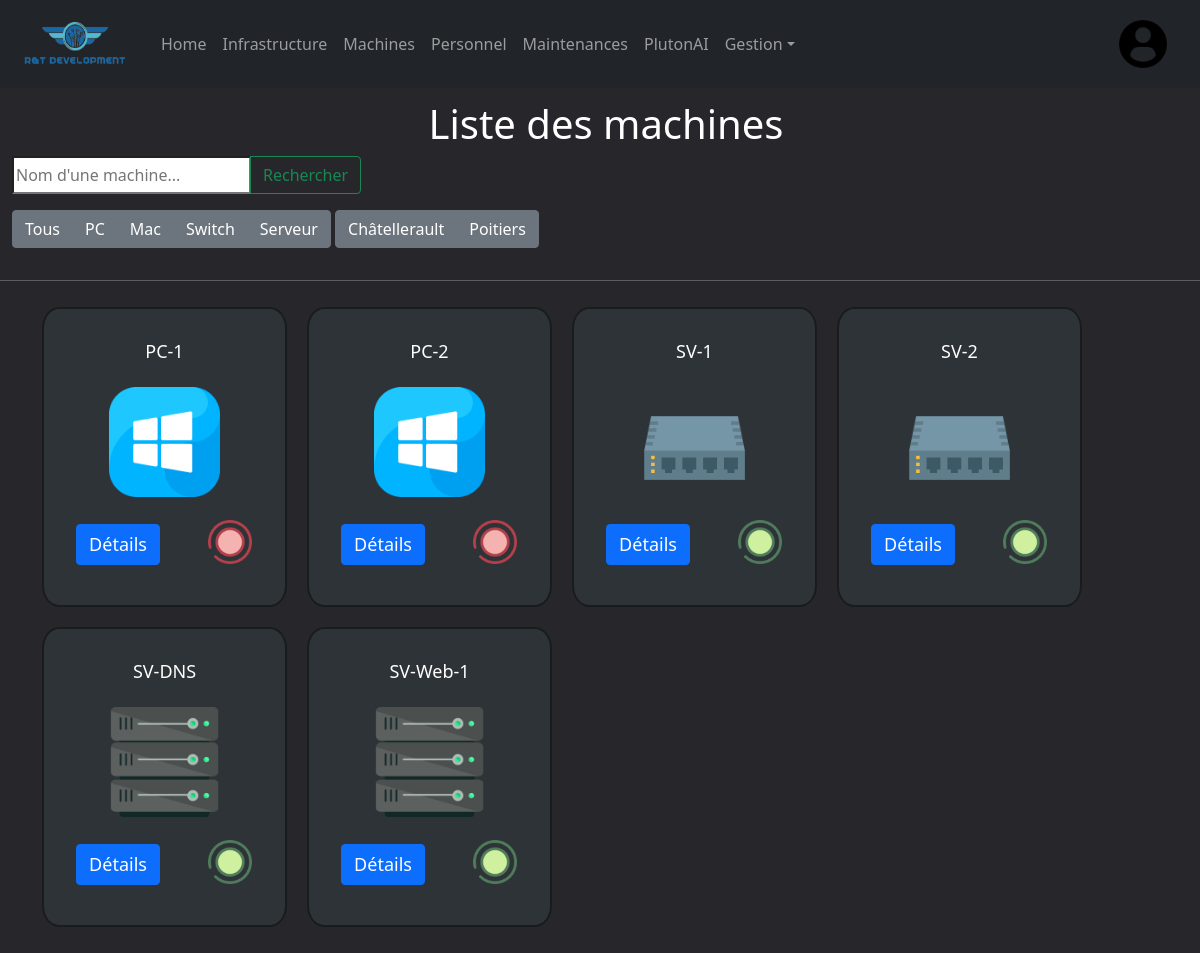
Before: /computerApp/machines/ (signed in) with the older database file.
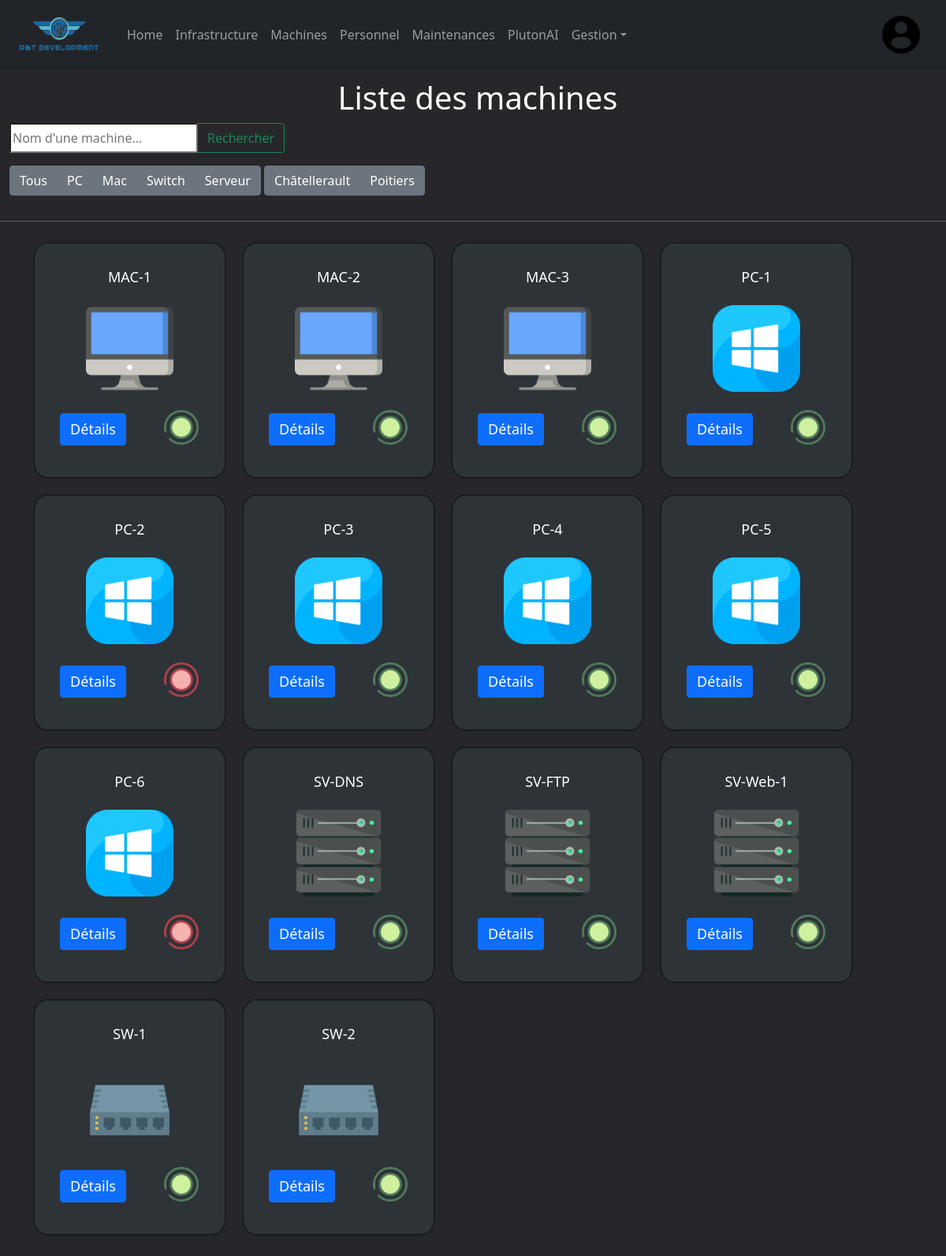
After: the same page with the newer database file.
### computerApp/models.py (models this page shows, shortened)
class Infrastructure(models.Model):
    id = models.AutoField(primary_key=True, editable=False)
    nom = models.CharField(max_length=32)
    machines = models.ManyToManyField(Machine)
    responsable = models.ForeignKey(Personnel, on_delete=models.SET_NULL, null=True)
    usage_percentage = models.FloatField(default=0)

class Machine(models.Model):
    TYPES = (
        ('PC', ('PC - Utilise Windows 11')),
        ('Mac', ('Mac - Utilise MacOS')),
        ('Serveur', ('Serveur - Serveur pour déployer des VM')),
        ('Switch', ('Switch - Maintient et connect des serveurs')),
    )
    id = models.AutoField(primary_key=True, editable=False)
    nom = models.CharField(max_length=32)
    maintenanceDate = models.DateField(default=datetime.now().strftime("%Y-%m-%d"))
    mach = models.CharField(max_length=32, choices=TYPES, default='PC')
    infra = models.ForeignKey('Infrastructure', on_delete=models.PROTECT, null=True)
    responsable = models.ForeignKey(Personnel, on_delete=models.SET_NULL, null=True)
    etat = models.BooleanField(default=False)

### computerApp/views.py (the view)
# urls.py: path('machines/', views.machine_list_view, name='machines'),
@login_required
def machine_list_view(request):
	today = date.today
	machines = Machine.objects.all().order_by('nom')
	query = request.GET.get('query')
	mach = request.GET.get('type')
	infra_id = request.GET.get('infra')
	infrastructures = Infrastructure.objects.all()
	if query:
		machines = machines.filter(nom__icontains=query)
	if mach:
		machines = machines.filter(mach=mach)
	if infra_id:
		machines = machines.filter(infra_id=infra_id)
	context = {'machines': machines, 'today': today, 'infrastructures': infrastructures}
	return render(request, 'computerApp/machine_list.html', context)

### computerApp/templates/computerApp/machine_list.html
{% extends "index.html" %}
{% load static %}
{% block content %}
<div class="filter">
    <h1>Liste des machines</h1>
    <form method="GET" class="input-group mb-3">
        <input class="text" class="form-vontrol" placeholder="Nom d'une machine..." aria-label="Search" aria-describedby="button-addon2" name="query">
        <button class="btn btn-outline-success" type="submit" id="button-addon2">Rechercher</button>
    </form>
    <div class="btn-group mb-3" role="group" aria-label="Filtre">
        <a href="{% url 'machines' %}" class="btn btn-secondary">Tous</a>
        <a href="?type=PC" class="btn btn-secondary">PC</a>
        <a href="?type=Mac" class="btn btn-secondary">Mac</a>
        <a href="?type=Switch" class="btn btn-secondary">Switch</a>
        <a href="?type=Serveur" class="btn btn-secondary">Serveur</a>
    </div>
    <div class="btn-group mb-3" role="group" aria-label="Filtre">
        {% for infra in infrastructures %}
            <a href="?infra={{ infra.id }}" class="btn btn-secondary">{{ infra.nom }}</a>
        {% endfor %}
    </div>
</div>
<hr>
{% if machines %}
<ul class="machines-container" id="allMachines">
    {% for machine in machines %}
    <li class="machine">
        <a>{{machine.nom}}</a>
        {% if machine.mach == "PC" %}
        <img src="{% static 'computerApp/images/PC.png' %}" alt="logo">
        {% elif machine.mach == "Mac" %}
        <img src="{% static 'computerApp/images/mac.png' %}" alt="logo">
        {% elif machine.mach == "Switch" %}
        <img src="{% static 'computerApp/images/switch.png' %}" alt="logo">
        {% elif machine.mach == "Serveur" %}
        <img src="{% static 'computerApp/images/server.png' %}" alt="logo">
        {% endif %}
        <div class="machineinfo">
            <a href="{% url 'machine-detail' machine.id %}" class="btn btn-primary">Détails</a>
            {% if machine.maintenanceDate == today %}
                <img src="{% static 'computerApp/images/process.png' %}" title="Cette machine est actuellement en maintenance" alt="maj">
            {% elif machine.etat == True %}
                <img src="{% static 'computerApp/images/on.png' %}" title="Cette machine est opérationnelle" alt="on">
            {% else %}
                <img src="{% static 'computerApp/images/off.png' %}" title="Cette machine est éteinte" alt="off">
            {% endif %}
        </div>
    </li>
    {% endfor %}
</ul>
{% else %}
<div class="alert alert-danger">
    Il n'y a pas de machine(s) qui correspond(ent) à votre filtre
  </div>
{% endif %}
{% endblock %}

Changed rows visible on the page:
removed Machine: nom "SV-1"
removed Machine: nom "SV-2"
added Machine: nom "MAC-1"
added Machine: nom "MAC-2"
added Machine: nom "MAC-3"
changed Machine "PC-1": etat: picture added; etat: picture removed
added Machine: nom "PC-3"
added Machine: nom "PC-4"
added Machine: nom "PC-5"
added Machine: nom "PC-6"
added Machine: nom "SV-FTP"
added Machine: nom "SW-1"
added Machine: nom "SW-2"
